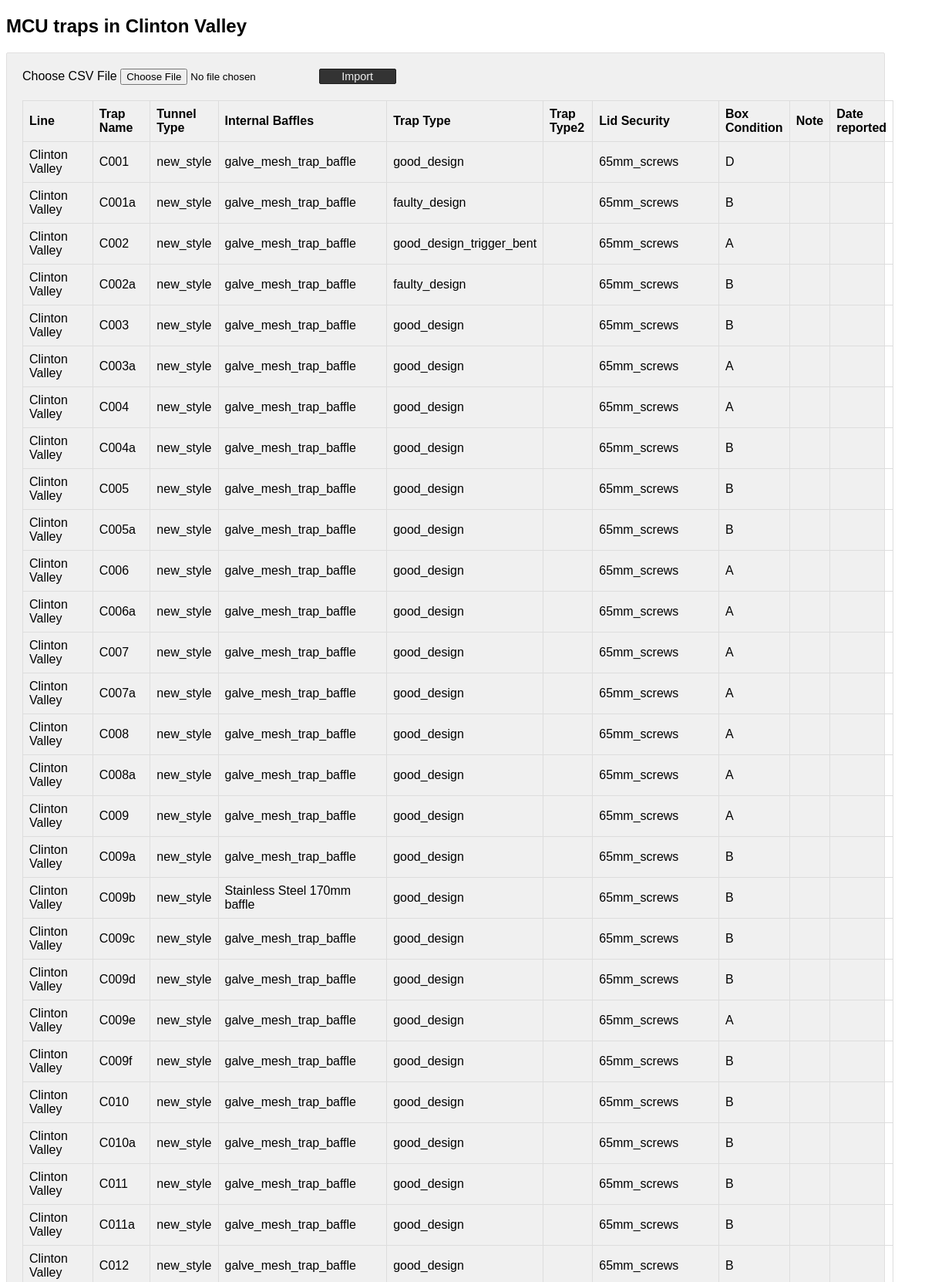
The page / (upper part) on the database its author committed.
### tables this page shows
CREATE TABLE `ClintonValley` (
  `trap_line` varchar(55) NOT NULL,
  `trap_name` varchar(55) NOT NULL,
  `tunnel_types` varchar(55) DEFAULT NULL,
  `internal_baffels` varchar(55) DEFAULT NULL,
  `trap_types` varchar(55) DEFAULT NULL,
  `trap_types2` varchar(55) DEFAULT NULL,
  `lid_securitys` varchar(100) DEFAULT NULL,
  `box_condition` varchar(5) DEFAULT NULL,
  `note` varchar(255) DEFAULT NULL,
  `date_reported` varchar(50) DEFAULT NULL
);

### DataSource.php (called while the page is built, shortened)
<?php
class DataSource
{
    private $conn;
    function __construct()
    {
        $this->conn = $this->getConnection();
    }
    public function getConnection()
    {
        $conn = new \mysqli(self::HOST, self::USERNAME, self::PASSWORD, self::DATABASENAME);
        $conn->set_charset("utf8");
        return $conn;
    }
    public function select($query, $paramType = "", $paramArray = array())
    {
        $stmt = $this->conn->prepare($query);
        $stmt->execute();
        $result = $stmt->get_result();
        if ($result->num_rows > 0) {
            while ($row = $result->fetch_assoc()) {
                $resultset[] = $row;
            }
        }
        if (! empty($resultset)) {
            return $resultset;
        }
    }
}

### index.php (the view, shortened to what this page needs)
<?php
require_once 'DataSource.php';
$db = new DataSource();
?>
<!DOCTYPE html>
<html>
<head>
</head>
<body>
    <h2>MCU traps in Clinton Valley</h2>
    <div class="outer-scontainer">
        <div class="row">
            <form class="form-horizontal" action="" method="post"
                name="frmCSVImport" id="frmCSVImport"
                enctype="multipart/form-data">
                <div class="input-row">
                    <label class="col-md-1 control-label">Choose CSV
                        File</label> <input type="file" name="file"
                        id="file" accept=".csv">
                    <button type="submit" id="submit" name="import"
                        class="btn-submit">Import</button>
                    <br />
                </div>
            </form>
        </div>
               <?php
            $sqlSelect = "SELECT * FROM ClintonValley";
            $result = $db->select($sqlSelect);
            if (! empty($result)) {
                ?>
            <table id='userTable'>
            <thead>
                <tr>
                    <th>Line</th>
                    <th>Trap Name</th>
                    <th>Tunnel Type</th>
                    <th>Internal Baffles</th>
                    <th>Trap Type</th>
                    <th>Trap Type2</th>
                    <th>Lid Security</th>
                    <th>Box Condition</th>
                    <th>Note</th>
                    <th>Date reported</th>
                </tr>
            </thead>
<?php
                foreach ($result as $row) {
                    ?>
                <tbody>
                <tr>
                    <td><?php  echo $row['trap_line']; ?></td>
                    <td><?php  echo $row['trap_name']; ?></td>
                    <td><?php  echo $row['tunnel_types']; ?></td>
                    <td><?php  echo $row['internal_baffels']; ?></td>
                    <td><?php  echo $row['trap_types']; ?></td>
                    <td><?php  echo $row['trap_types2']; ?></td>
                    <td><?php  echo $row['lid_securitys']; ?></td>
                    <td><?php  echo $row['box_condition']; ?></td>
                    <td><?php  echo $row['note']; ?></td>
                    <td><?php  echo $row['date_reported']; ?></td>
                </tr>
                    <?php
                }
                ?>
                </tbody>
        </table>
        <?php } ?>
    </div>
</body>
</html>

### index.php (style rules this page uses)
body { font-family: Arial; width: 95%; }
.outer-scontainer { background: #F0F0F0; border: #e0dfdf 1px solid; padding: 20px; border-radius: 2px; }
.input-row { margin-top: 0px; margin-bottom: 20px; }
.btn-submit { background: #333; border: #1d1d1d 1px solid; color: #f0f0f0; font-size: 0.9em; width: 100px; border-radius: 2px; cursor: pointer; }
.outer-scontainer table { border-collapse: collapse; width: 100%; }
.outer-scontainer th { border: 1px solid #dddddd; padding: 8px; text-align: left; }
.outer-scontainer td { border: 1px solid #dddddd; padding: 8px; text-align: left; }

### rows shown on the page
clintonvalley: trap_line "Clinton Valley", trap_name "C001", tunnel_types "new_style", internal_baffels "galve_mesh_trap_baffle", trap_types "good_design", lid_securitys "65mm_screws", box_condition "D"
clintonvalley: trap_line "Clinton Valley", trap_name "C001a", tunnel_types "new_style", internal_baffels "galve_mesh_trap_baffle", trap_types "faulty_design", lid_securitys "65mm_screws", box_condition "B"
clintonvalley: trap_line "Clinton Valley", trap_name "C002", tunnel_types "new_style", internal_baffels "galve_mesh_trap_baffle", trap_types "good_design_trigger_bent", lid_securitys "65mm_screws", box_condition "A"
clintonvalley: trap_line "Clinton Valley", trap_name "C002a", tunnel_types "new_style", internal_baffels "galve_mesh_trap_baffle", trap_types "faulty_design", lid_securitys "65mm_screws", box_condition "B"
clintonvalley: trap_line "Clinton Valley", trap_name "C003", tunnel_types "new_style", internal_baffels "galve_mesh_trap_baffle", trap_types "good_design", lid_securitys "65mm_screws", box_condition "B"
clintonvalley: trap_line "Clinton Valley", trap_name "C003a", tunnel_types "new_style", internal_baffels "galve_mesh_trap_baffle", trap_types "good_design", lid_securitys "65mm_screws", box_condition "A"
clintonvalley: trap_line "Clinton Valley", trap_name "C004", tunnel_types "new_style", internal_baffels "galve_mesh_trap_baffle", trap_types "good_design", lid_securitys "65mm_screws", box_condition "A"
clintonvalley: trap_line "Clinton Valley", trap_name "C004a", tunnel_types "new_style", internal_baffels "galve_mesh_trap_baffle", trap_types "good_design", lid_securitys "65mm_screws", box_condition "B"
clintonvalley: trap_line "Clinton Valley", trap_name "C005", tunnel_types "new_style", internal_baffels "galve_mesh_trap_baffle", trap_types "good_design", lid_securitys "65mm_screws", box_condition "B"
clintonvalley: trap_line "Clinton Valley", trap_name "C005a", tunnel_types "new_style", internal_baffels "galve_mesh_trap_baffle", trap_types "good_design", lid_securitys "65mm_screws", box_condition "B"
clintonvalley: trap_line "Clinton Valley", trap_name "C006", tunnel_types "new_style", internal_baffels "galve_mesh_trap_baffle", trap_types "good_design", lid_securitys "65mm_screws", box_condition "A"
clintonvalley: trap_line "Clinton Valley", trap_name "C006a", tunnel_types "new_style", internal_baffels "galve_mesh_trap_baffle", trap_types "good_design", lid_securitys "65mm_screws", box_condition "A"
clintonvalley: trap_line "Clinton Valley", trap_name "C007", tunnel_types "new_style", internal_baffels "galve_mesh_trap_baffle", trap_types "good_design", lid_securitys "65mm_screws", box_condition "A"
clintonvalley: trap_line "Clinton Valley", trap_name "C007a", tunnel_types "new_style", internal_baffels "galve_mesh_trap_baffle", trap_types "good_design", lid_securitys "65mm_screws", box_condition "A"
clintonvalley: trap_line "Clinton Valley", trap_name "C008", tunnel_types "new_style", internal_baffels "galve_mesh_trap_baffle", trap_types "good_design", lid_securitys "65mm_screws", box_condition "A"
clintonvalley: trap_line "Clinton Valley", trap_name "C008a", tunnel_types "new_style", internal_baffels "galve_mesh_trap_baffle", trap_types "good_design", lid_securitys "65mm_screws", box_condition "A"
clintonvalley: trap_line "Clinton Valley", trap_name "C009", tunnel_types "new_style", internal_baffels "galve_mesh_trap_baffle", trap_types "good_design", lid_securitys "65mm_screws", box_condition "A"
clintonvalley: trap_line "Clinton Valley", trap_name "C009a", tunnel_types "new_style", internal_baffels "galve_mesh_trap_baffle", trap_types "good_design", lid_securitys "65mm_screws", box_condition "B"
clintonvalley: trap_line "Clinton Valley", trap_name "C009b", tunnel_types "new_style", internal_baffels "Stainless Steel 170mm baffle", trap_types "good_design", lid_securitys "65mm_screws", box_condition "B"
clintonvalley: trap_line "Clinton Valley", trap_name "C009c", tunnel_types "new_style", internal_baffels "galve_mesh_trap_baffle", trap_types "good_design", lid_securitys "65mm_screws", box_condition "B"
clintonvalley: trap_line "Clinton Valley", trap_name "C009d", tunnel_types "new_style", internal_baffels "galve_mesh_trap_baffle", trap_types "good_design", lid_securitys "65mm_screws", box_condition "B"
clintonvalley: trap_line "Clinton Valley", trap_name "C009e", tunnel_types "new_style", internal_baffels "galve_mesh_trap_baffle", trap_types "good_design", lid_securitys "65mm_screws", box_condition "A"
clintonvalley: trap_line "Clinton Valley", trap_name "C009f", tunnel_types "new_style", internal_baffels "galve_mesh_trap_baffle", trap_types "good_design", lid_securitys "65mm_screws", box_condition "B"
clintonvalley: trap_line "Clinton Valley", trap_name "C010", tunnel_types "new_style", internal_baffels "galve_mesh_trap_baffle", trap_types "good_design", lid_securitys "65mm_screws", box_condition "B"
clintonvalley: trap_line "Clinton Valley", trap_name "C010a", tunnel_types "new_style", internal_baffels "galve_mesh_trap_baffle", trap_types "good_design", lid_securitys "65mm_screws", box_condition "B"
clintonvalley: trap_line "Clinton Valley", trap_name "C011", tunnel_types "new_style", internal_baffels "galve_mesh_trap_baffle", trap_types "good_design", lid_securitys "65mm_screws", box_condition "B"
clintonvalley: trap_line "Clinton Valley", trap_name "C011a", tunnel_types "new_style", internal_baffels "galve_mesh_trap_baffle", trap_types "good_design", lid_securitys "65mm_screws", box_condition "B"
clintonvalley: trap_line "Clinton Valley", trap_name "C012", tunnel_types "new_style", internal_baffels "galve_mesh_trap_baffle", trap_types "good_design", lid_securitys "65mm_screws", box_condition "B"
